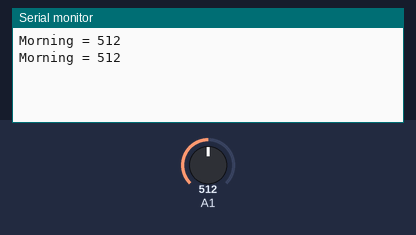
This sketch was run on a simulated Arduino Uno, built with avr-gcc and run on an emulated ATmega328P. On the bench: the last lines printed to the serial monitor. The test bench sets the inputs (shaded band); at power-on: A1 = 512.

Above: at 1.8 s.
1.9 s: A1 set to 716
At 2.8 s:
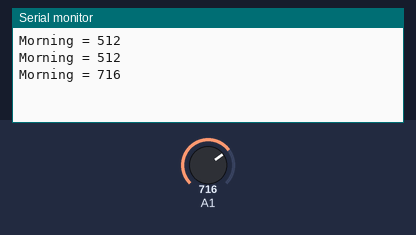
3.4 s: A1 set to 900
At 4.8 s:
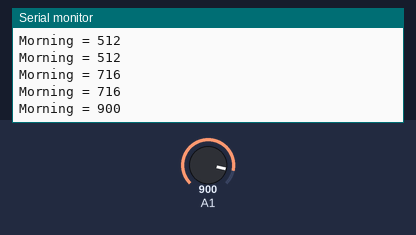
Timing chart, 0 to 6.4 s (numbered marks = the images above; inputs shaded):
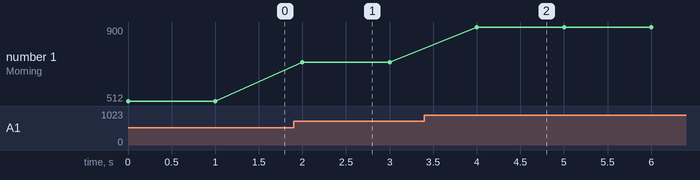

The sketch:

in.ino
```cpp
void setup() {
  pinMode(A0, INPUT);
  pinMode(A1, INPUT);

  Serial.begin(9600);

}

void loop() {
  int sensor=analogRead(A1);
  Serial.print("Morning = ");
  Serial.println(sensor);
  //Serial.print("Evening = ");
  //Serial.println(sensor1);
  delay(1000);

}
```

Measured:
- after the input at 1.9 s, the serial monitor: prints a new line after 0.10 s (image 1)
- after the input at 3.4 s, the serial monitor: prints a new line after 0.60 s (image 2)
- plotted number 1: 512 → 716 after the input at 1.9 s, 716 → 900 after the input at 3.4 s
